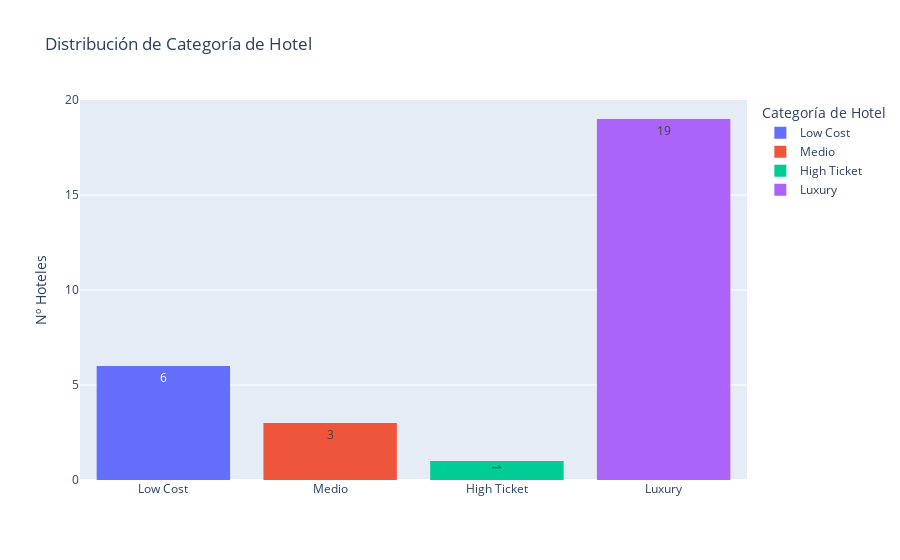

The code cell stored with this chart in its notebook:
### Markdown cell above
### Distribución de hoteles por categoría

### Code cell
categorias_hoteles = df_final.groupby("categoria_hotel")["id_hotel"].nunique().reset_index()



fig = px.histogram(
    categorias_hoteles,
    x="categoria_hotel",
    y = "id_hotel",
    color="categoria_hotel",
    title="Distribución de Categoría de Hotel",
    labels={"categoria_hotel": "Categoría de Hotel", "id_hotel": "Número de Hoteles"},
    text_auto=True
)
fig.update_layout(xaxis_title="", yaxis_title="Nº Hoteles")
fig.show()

### Figure 1 — Plotly figure (JSON) as saved in the notebook; plotly's stock layout.template omitted (floating-point values rounded to 4 significant figures)
{"data": [{"bingroup": "x", "histfunc": "sum", "hovertemplate": "Categoría de Hotel=%{x}<br>sum of Número de Hoteles=%{y}<extra></extra>", "legendgroup": "Low Cost", "marker": {"color": "#636efa", "pattern": {"shape": ""}}, "name": "Low Cost", "orientation": "v", "showlegend": true, "texttemplate": "%{value}", "type": "histogram", "x": ["Low Cost"], "xaxis": "x", "y": [6], "yaxis": "y"}, {"bingroup": "x", "histfunc": "sum", "hovertemplate": "Categoría de Hotel=%{x}<br>sum of Número de Hoteles=%{y}<extra></extra>", "legendgroup": "Medio", "marker": {"color": "#EF553B", "pattern": {"shape": ""}}, "name": "Medio", "orientation": "v", "showlegend": true, "texttemplate": "%{value}", "type": "histogram", "x": ["Medio"], "xaxis": "x", "y": [3], "yaxis": "y"}, {"bingroup": "x", "histfunc": "sum", "hovertemplate": "Categoría de Hotel=%{x}<br>sum of Número de Hoteles=%{y}<extra></extra>", "legendgroup": "High Ticket", "marker": {"color": "#00cc96", "pattern": {"shape": ""}}, "name": "High Ticket", "orientation": "v", "showlegend": true, "texttemplate": "%{value}", "type": "histogram", "x": ["High Ticket"], "xaxis": "x", "y": [1], "yaxis": "y"}, {"bingroup": "x", "histfunc": "sum", "hovertemplate": "Categoría de Hotel=%{x}<br>sum of Número de Hoteles=%{y}<extra></extra>", "legendgroup": "Luxury", "marker": {"color": "#ab63fa", "pattern": {"shape": ""}}, "name": "Luxury", "orientation": "v", "showlegend": true, "texttemplate": "%{value}", "type": "histogram", "x": ["Luxury"], "xaxis": "x", "y": [19], "yaxis": "y"}], "layout": {"barmode": "relative", "legend": {"title": {"text": "Categoría de Hotel"}, "tracegroupgap": 0}, "title": {"text": "Distribución de Categoría de Hotel"}, "xaxis": {"anchor": "y", "categoryarray": ["Low Cost", "Medio", "High Ticket", "Luxury"], "categoryorder": "array", "domain": [0, 1], "title": {"text": ""}}, "yaxis": {"anchor": "x", "domain": [0, 1], "title": {"text": "Nº Hoteles"}}}}
